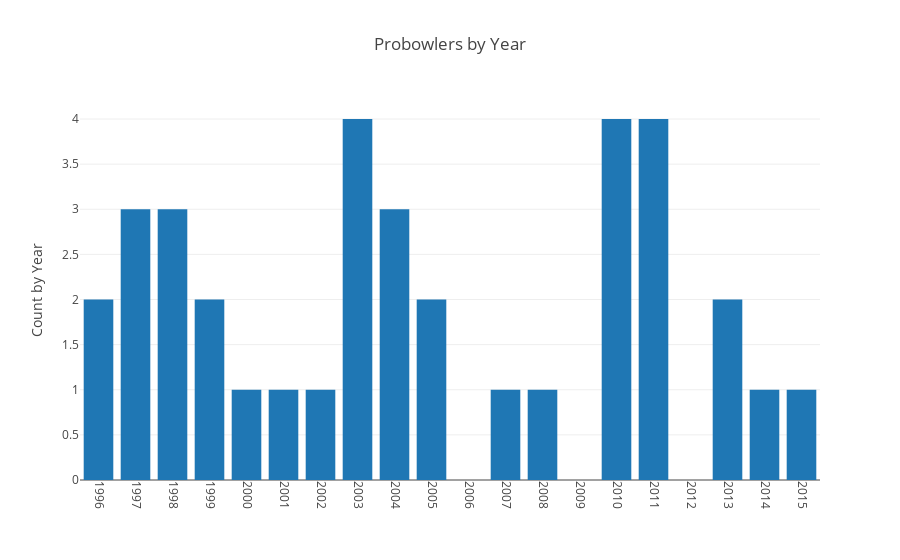

The cell this chart's notebook holds for it:
### Code cell
# Number of Probowl QB by Year
# Plotly
df_pb = df_viz[df_viz.Pro_bowl == 'Yes']
df_pb = df_pb.groupby(['Year.x']).size().reset_index(name='counts')

# Creating trace1
trace1 = go.Bar(
                x = df_pb['Year.x'],
                y = df_pb.counts,
                name = "Count of Probowl", # legend
                # marker = dict(color = 'rgba(16, 112, 2, 0.8)'), # color
)


# Layers of visual
data = [trace1]

# Layout
layout = go.Layout(
                   title = 'Probowlers by Year',
                   xaxis = dict(tickmode = 'linear',tickangle=90),
                   yaxis = dict(title = 'Count by Year')
)

fig = go.Figure(data = data, layout = layout)

py.iplot(fig) #iplot for inline / plot for new html

### Figure 1 — Plotly figure (JSON) as saved in the notebook; plotly's stock layout.template omitted (floating-point values rounded to 4 significant figures)
{"data": [{"name": "Count of Probowl", "type": "bar", "x": [1996, 1997, 1998, 1999, 2000, 2001, 2002, 2003, 2004, 2005, 2007, 2008, 2010, 2011, 2013, 2014, 2015], "y": [2, 3, 3, 2, 1, 1, 1, 4, 3, 2, 1, 1, 4, 4, 2, 1, 1]}], "layout": {"title": "Probowlers by Year", "xaxis": {"tickangle": 90, "tickmode": "linear"}, "yaxis": {"title": "Count by Year"}}}
